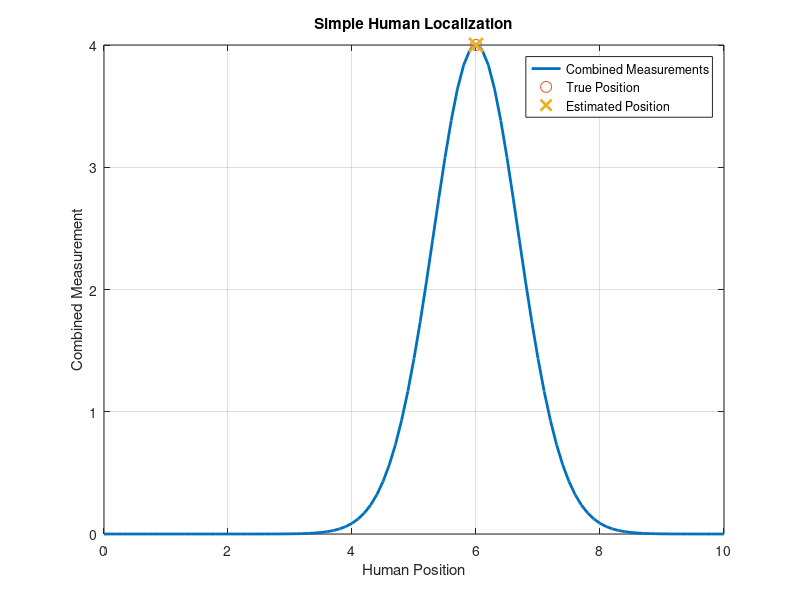

The MATLAB source for this figure:
clc
clear
close all

% Possible human positions
position = 0:0.1:10;

% Assume the human is actually here
true_position = 6;

% Number of sensing paths
num_paths = 4;

% Store measurements
measurements = zeros(num_paths, length(position));

% Generate measurements for each path
for p = 1:num_paths

    measurements(p,:) = ...
        exp(-((position - true_position).^2) / (0.5 + p*0.2));

end

% Combine measurements from all paths
combined_measurement = sum(measurements, 1);

% Find the position with the strongest combined response
[~, index] = max(combined_measurement);

estimated_position = position(index);

% Display result
fprintf('True human position: %.1f\n', true_position);
fprintf('Estimated human position: %.1f\n', estimated_position);

% Plot
figure

plot(position, combined_measurement, 'LineWidth', 2)
hold on

plot(true_position, combined_measurement(position == true_position), ...
    'o', 'MarkerSize', 8)

plot(estimated_position, combined_measurement(index), ...
    'x', 'MarkerSize', 10, 'LineWidth', 2)

xlabel('Human Position')
ylabel('Combined Measurement')
title('Simple Human Localization')
legend('Combined Measurements', 'True Position', 'Estimated Position')
grid on
